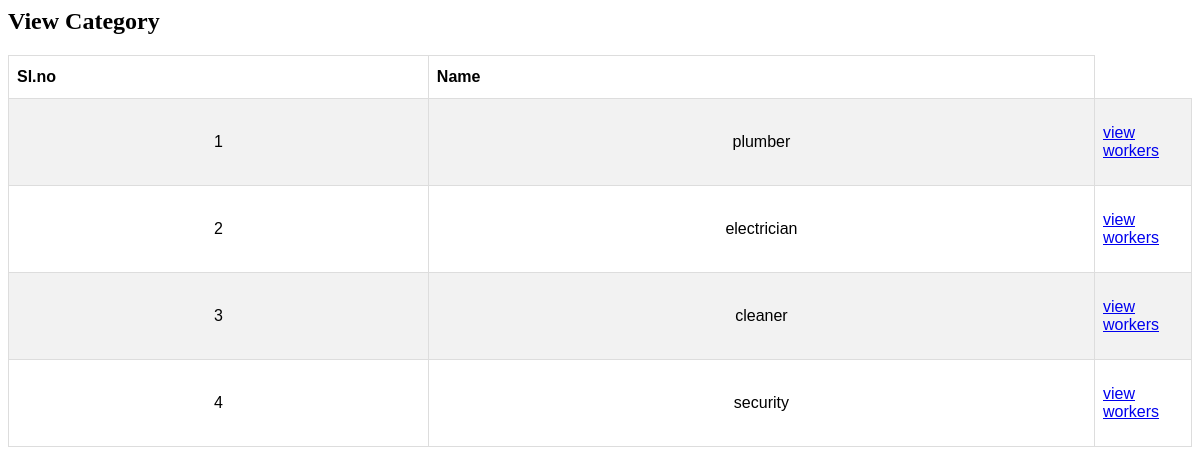
The page /viewcategoryuser on the database as committed earlier.
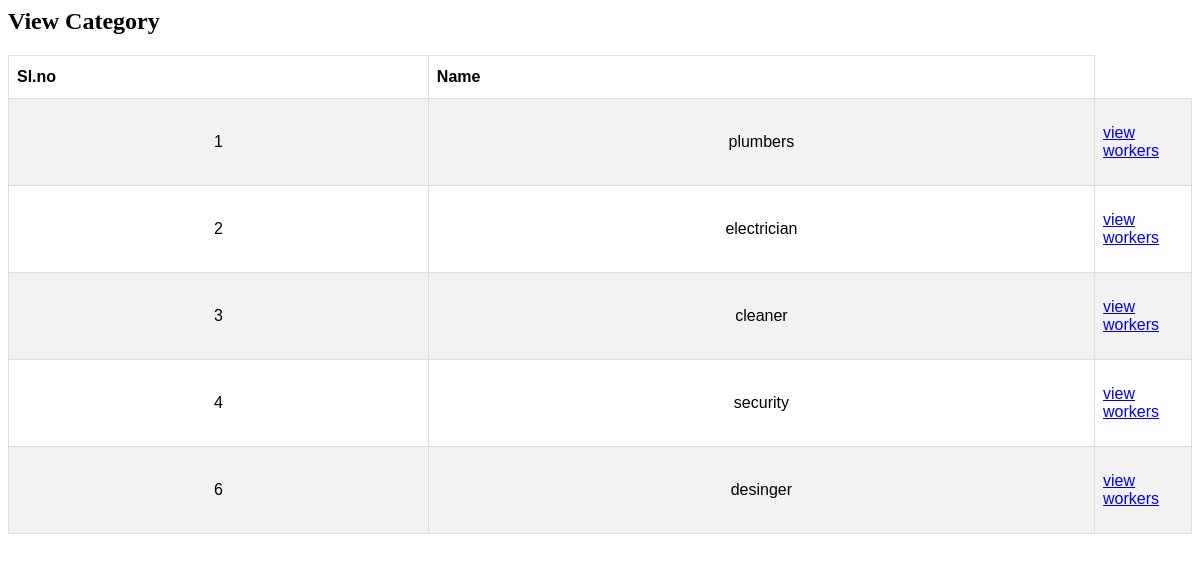
The same page on the database as committed later.
### api/models.py (models this page shows, shortened)
class Category(models.Model):
    name=models.CharField(max_length=200, null=False, blank=False)

### api/views.py (the view)
# urls.py: path('viewcategoryuser',views.viewcategoryuser,name='viewcategoryuser'),
def viewcategoryuser(request):
    cat=Category.objects.all()
    return render(request, "viewcategoryuser.html", {'cat': cat})

### api/templates/viewcategoryuser.html (shortened to what this page needs)
<head>
    </head>
    <h2>View  Category</h2>
    <table id="cs">
        <tr>
            <th>Sl.no</th>
            <th>Name</th>
        </tr>
        {% for cat in cat %}
  <tr>
      <td height="87"><div align="center">{{ cat.id }}</div></td>
      <td><div align="center">{{ cat.name }}</div></td>
      <td width="80"><a href="/Viewemployeeuser/{{ cat.id }}">view workers</a></td>
        {% endfor %}
    </table></html>

Rows that differ between the two databases and show on the page:
changed Category id 1: name "plumber" → "plumbers"
added Category: id "6", name "desinger"
